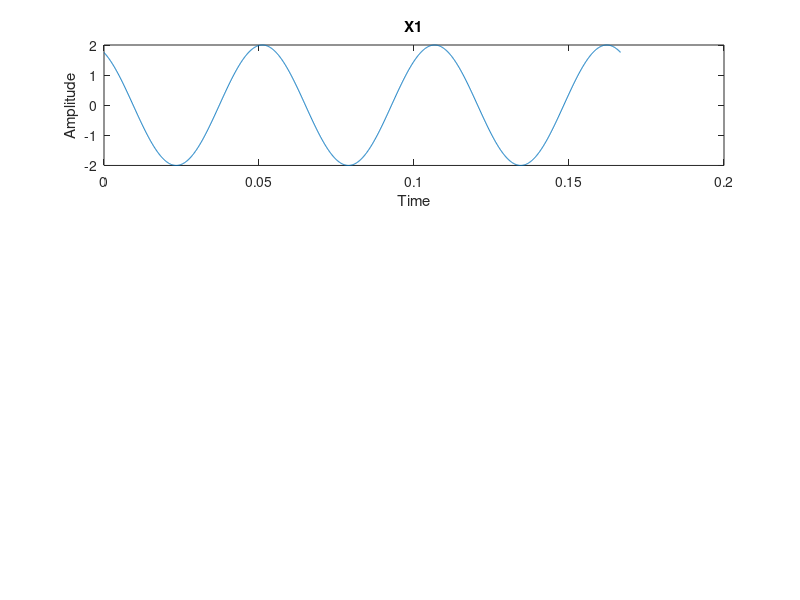

Source code (MATLAB): (Note: this script raises an error after producing the figure.)
A=2;
B=0;
C=4;
D=2;
E=4;
F=9;
G=7;
H=1;
K1=A+B;
K2=G+H+2;
J1=(pi*29)/180;
J2=pi/6;
t=0:0.0001:3*(1/18);
frq1=E+F+5;
x1=K1*cos(2*pi*frq1*1*t+J1);
subplot (3,1,1);
plot (t, x1)
xlabel('Time')
ylabel('Amplitude')
title('X1')
%Figure frq2=C+D+5; 
x2=K2*cos(2*pi*frq2*t+J2);
subplot (3,1,2);
plot (t, x2)
xlabel('Time')
ylabel('Amplitude')
title('X2')
X3=x1+x2;
subplot (3,1,3);
plot (t, X3);
xlabel('Time')
ylabel('Amplitude')
title('X3')